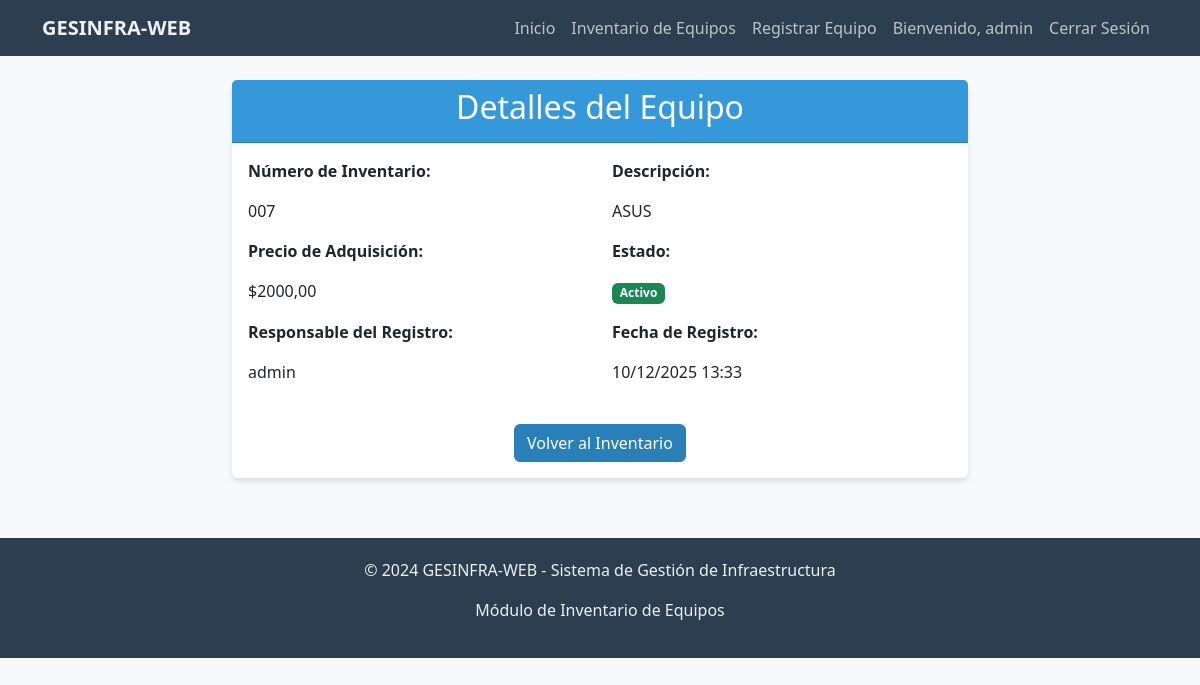
Page /inventario/9/ (signed in) on the committed database.
### inventario/models.py (models this page shows, shortened)
class Equipo(models.Model):
    numero_inventario = models.CharField(
        max_length=50,
        unique=True,
        verbose_name="Número de Inventario"
    )
    descripcion = models.CharField(
        max_length=200,
        verbose_name="Descripción del Equipo"
    )
    precio_adquisicion = models.DecimalField(
        max_digits=10,
        decimal_places=2,
        verbose_name="Precio de Adquisición ($)"
    )
    responsable = models.ForeignKey(
        User,
        on_delete=models.CASCADE,
        verbose_name="Usuario Responsable"
    )
    fecha_registro = models.DateTimeField(
        auto_now_add=True,
        verbose_name="Fecha de Registro"
    )
    activo = models.BooleanField(
        default=True,
        verbose_name="Equipo Activo"
    )
    class Meta:
        app_label = 'inventario'
        verbose_name = "Equipo"
        verbose_name_plural = "Equipos"
        ordering = ['-fecha_registro']

### inventario/views.py (the view)
# urls.py: path('inventario/<int:equipo_id>/', views.detalle_equipo, name='detalle_equipo'),
@login_required
def detalle_equipo(request, equipo_id):
    equipo = get_object_or_404(Equipo, id=equipo_id)
    context = {
        'equipo': equipo
    }
    return render(request, 'inventario/detalle_equipo.html', context)

### inventario/templates/inventario/detalle_equipo.html (shortened to what this page needs)
{% extends 'base.html' %}
{% block content %}
<div class="row">
    <div class="col-md-8 offset-md-2">
        <div class="card">
            <div class="card-header">
                <h2 class="text-center">Detalles del Equipo</h2>
            </div>
            <div class="card-body">
                <div class="row">
                    <div class="col-md-6">
                        <p><strong>Número de Inventario:</strong></p>
                        <p>{{ equipo.numero_inventario }}</p>
                    </div>
                    <div class="col-md-6">
                        <p><strong>Descripción:</strong></p>
                        <p>{{ equipo.descripcion }}</p>
                    </div>
                </div>
                <div class="row">
                    <div class="col-md-6">
                        <p><strong>Precio de Adquisición:</strong></p>
                        <p>${{ equipo.precio_adquisicion|floatformat:2 }}</p>
                    </div>
                    <div class="col-md-6">
                        <p><strong>Estado:</strong></p>
                        <p>
                            {% if equipo.activo %}
                                <span class="badge bg-success">Activo</span>
                            {% else %}
                                <span class="badge bg-danger">Inactivo</span>
                            {% endif %}
                        </p>
                    </div>
                </div>
                <div class="row">
                    <div class="col-md-6">
                        <p><strong>Responsable del Registro:</strong></p>
                        <p>{{ equipo.responsable.username }}</p>
                    </div>
                    <div class="col-md-6">
                        <p><strong>Fecha de Registro:</strong></p>
                        <p>{{ equipo.fecha_registro|date:"d/m/Y H:i" }}</p>
                    </div>
                </div>
                <div class="text-center mt-4">
                    <a href="{% url 'listar_equipos' %}" class="btn btn-primary">Volver al Inventario</a>
                </div>
            </div>
        </div>
    </div>
</div>
{% endblock %}

### templates/base.html (shortened to what this page needs)
<!DOCTYPE html>
<html lang="es">
<head>
    <link href="https://cdn.jsdelivr.net/npm/bootstrap@5.3.0-alpha1/dist/css/bootstrap.min.css" rel="stylesheet">
</head>
<body>
    <nav class="navbar navbar-expand-lg navbar-dark">
        <div class="container">
            <a class="navbar-brand" href="{% url 'home' %}">GESINFRA-WEB</a>
            <div class="collapse navbar-collapse" id="navbarNav">
                <ul class="navbar-nav ms-auto">
                    <li class="nav-item">
                        <a class="nav-link" href="{% url 'home' %}">Inicio</a>
                    </li>
                    <li class="nav-item">
                        <a class="nav-link" href="{% url 'listar_equipos' %}">Inventario de Equipos</a>
                    </li>
                    <li class="nav-item">
                        <a class="nav-link" href="{% url 'crear_equipo' %}">Registrar Equipo</a>
                    </li>
                    {% if user.is_authenticated %}
                    <li class="nav-item">
                        <span class="nav-link">Bienvenido, {{ user.username }}</span>
                    </li>
                    <li class="nav-item">
                        <a class="nav-link" href="{% url 'admin:logout' %}">Cerrar Sesión</a>
                    </li>
                    {% else %}
                    <li class="nav-item">
                        <a class="nav-link" href="{% url 'admin:login' %}">Iniciar Sesión</a>
                    </li>
                    {% endif %}
                </ul>
            </div>
        </div>
    </nav>
    <div class="container mt-4">
        {% block content %}{% endblock %}
    </div>
    <footer class="footer">
        <div class="container text-center">
            <p>© 2024 GESINFRA-WEB - Sistema de Gestión de Infraestructura</p>
            <p>Módulo de Inventario de Equipos</p>
        </div>
    </footer>
</body>
</html>

### templates/base.html (style rules this page uses)
body { background-color: #f8f9fa; font-family: 'Segoe UI', Tahoma, Geneva, Verdana, sans-serif; }
.navbar { background-color: #2c3e50; }
.navbar-brand { color: #ecf0f1 !important; font-weight: bold; }
.navbar-nav .nav-link { color: #bdc3c7 !important; }
.footer { background-color: #2c3e50; color: #ecf0f1; padding: 20px 0; margin-top: 40px; }
.card { box-shadow: 0 4px 6px rgba(0,0,0,0.1); border: none; margin-bottom: 20px; }
.card-header { background-color: #3498db; color: white; font-weight: bold; }
.btn-primary { background-color: #2980b9; border-color: #2980b9; }

### rows in the picture
Equipo: numero_inventario "007", descripcion "ASUS", precio_adquisicion "2000,00", responsable.username "admin", fecha_registro "10/12/2025 13:33"

### other values in the picture
{{ user.username }} "admin"
